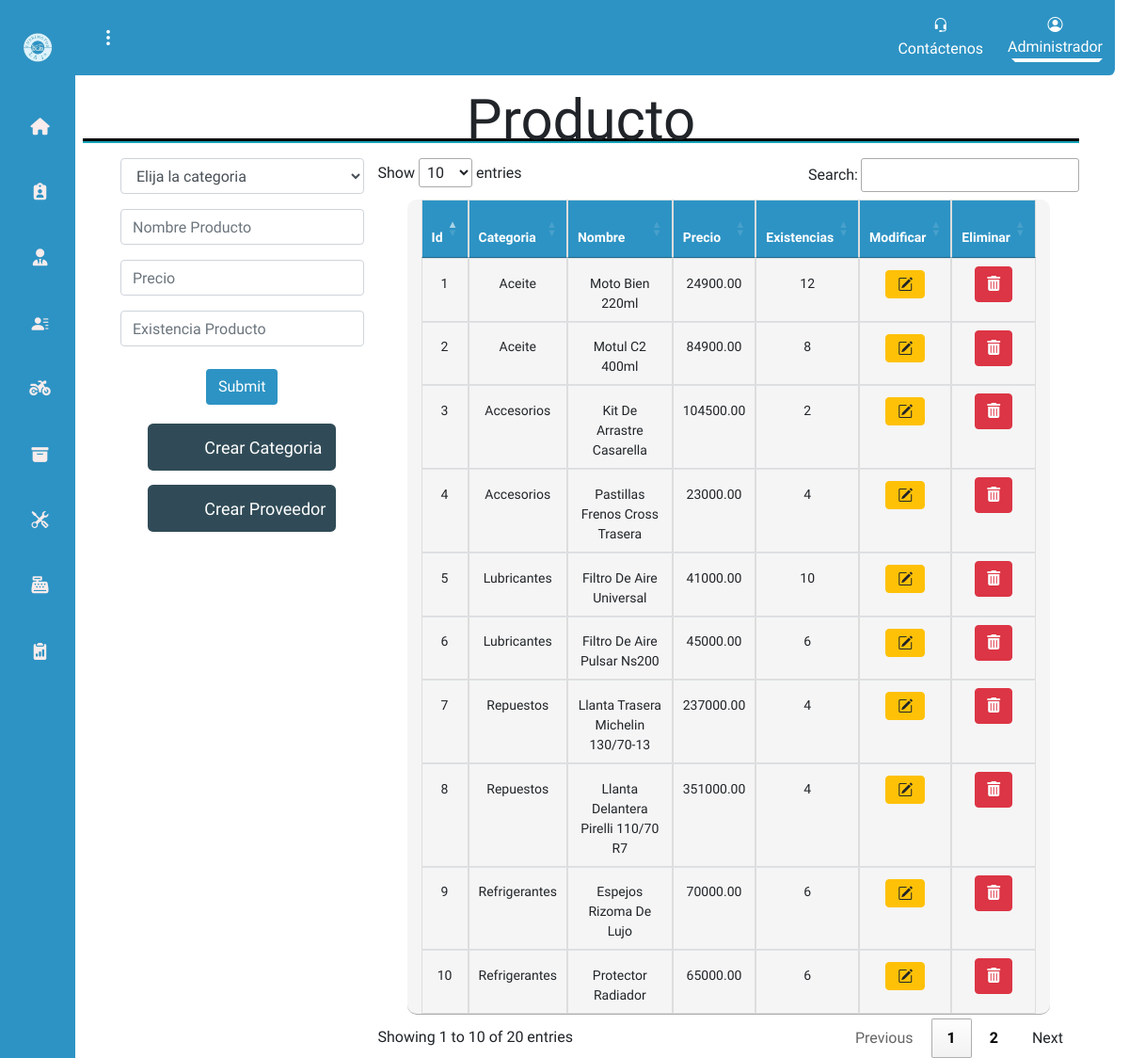
The page /?c=Producto (signed in) on the database its author committed.
### tables this page shows
CREATE TABLE IF NOT EXISTS PRODUCTOS (
  id_categoria INT NOT NULL,
  id_producto INT NOT NULL AUTO_INCREMENT,
  nombre_producto VARCHAR(50) NOT NULL,
  precio_producto DECIMAL(10,2) NOT NULL,
  exist_producto INT NOT NULL,
  INDEX ind_producto_categoria (id_categoria ASC),
  PRIMARY KEY (id_producto),
  CONSTRAINT fk_producto_categoria
    FOREIGN KEY (id_categoria)
    REFERENCES CATEGORIA (id_categoria)
    ON DELETE CASCADE
    ON UPDATE CASCADE);

CREATE TABLE IF NOT EXISTS CATEGORIA (
  id_categoria INT NOT NULL AUTO_INCREMENT,
  nombre_categoria VARCHAR(50) NOT NULL,
  PRIMARY KEY (id_categoria));

### controllers/Producto.php (called while the page is built, shortened)
<?php
    require_once "models/dao_model/Producto_dao.php";
    class Producto{
        private $productoDao;
        public function __construct(){
            $this->productoDao = new Producto_dao;
        }
        public function index(){
            $verProducto = $this->productoDao->verProductoDao();
            require_once "views/roles/admin/header_dash.php";
            require_once "views/modules/2_products/2_2producto/producto.view.php";
            require_once "views/roles/admin/footer.php";
        }
    }
?>

### models/Database.php (called while the page is built)
<?php
class DataBase{
        private $host;
        private $user;
        private $db;
        private $pass;
        private $port;
        private $option;
        public function __construct(){
            $this->host="dbinfotec.mysql.database.azure.com";
            $this->port="3306";
			$this->user="admin_1";
			$this->pass="Infotec123*";
			$this->db="infotec";
            $this->option= array(
                PDO::MYSQL_ATTR_SSL_CA => 'assets\docs\Base de datos\Certificado_SSL\DigiCertGlobalRootCA.crt.pem'
            );
        }
        function connection(){
            try{
                $pdo = new PDO("mysql:host=".$this->host.";dbname=".$this->db.";port=".$this->port,$this->user,$this->pass,$this->option);
                $pdo->setAttribute(PDO::ATTR_ERRMODE, PDO::ERRMODE_EXCEPTION);
            } catch(PDOException $e) {
                echo "Connection failed: " . $e->getMessage();
                die();
            }
            return $pdo;
        }
    }
?>

### models/dao_model/Producto_dao.php (called while the page is built, shortened)
<?php
    class Producto_dao{
        private $pdo;
        public function __construct(){
			try {
				$db = new DataBase();
                $this->pdo = $db->connection();
			} catch (Exception $e) {
				die($e->getMessage());
			}
		}
        public function verProductoDao(){
            $sql="SELECT p.id_categoria,p.id_producto,p.nombre_producto,p.precio_producto,p.exist_producto,c.id_categoria,c.nombre_categoria FROM productos p inner join categoria c on p.id_categoria=c.id_categoria;";
            $resultado = $this->pdo->query($sql);
			$verProducto = $resultado->fetchAll();
			return $verProducto;
        }
    }
?>

### views/modules/2_products/2_2producto/producto.view.php (the view, shortened to what this page needs)
<link rel="stylesheet" href="https://cdn.datatables.net/1.13.6/css/jquery.dataTables.min.css">
<body>
    <div class="container">
    <h1 class="titulos mt-1">Producto</h1>
    <hr>
        <div class="row tablas">
            <div class="col-md-3">
                <form method="post" action="?c=Producto" class="row g-3 needs-validation" novalidate>
                <select class="form-control mb-3" name="id_categoria" placeholder="Categoria" >
                    <option selected>Elija la categoria</option>
                    </select>
                    <input type="text" class="form-control mb-3" name="nombre_producto" placeholder="Nombre Producto">
                    <input type="number" class="form-control mb-3" name="precio_producto" placeholder="Precio">
                    <input type="text" class="form-control mb-3" name="exist_producto" placeholder="Existencia Producto">
                    <input type="submit" class="btn btn-enviar mt-2 ">
                </form>
                <div class="centarboton">
                    <div class="tamaño">
                    <td  class="text-center">
                        <a class="btn-otro btn-secondary" href="?c=Categoria"     style="border-top-width: 6px;margin-bottom: 5px;">
                            <i class="fas bi bi-columns-gap"></i>
                    <div class= "parrafo">Crear Categoria</div>
                    </a>
                    </td>
                </div> <div class="tamaño">
                    <td  class="text-center">
                        <a class="btn-otro btn-secondary" href="?c=Proveedor"     style="border-top-width: 6px;margin-bottom: 5px;">
                            <i class="fas bi bi-archive-fill"></i>
                    <div class= "parrafo">Crear Proveedor</div>
                    </a>
                    </td>
                </div>
            </div>
        </div>
        <div class="div col-md-9">
            <table id="tablaprod" class="table justify-content-center col-11 ">
                <thead>
                    <tr class="text-center">
                        <th scope="col">Id </th>
                        <th scope="col">Categoria</th>
                        <th scope="col">Nombre</th>
                        <th scope="col">Precio</th>
                        <th scope="col">Existencias</th>
                        <?php if ($_SESSION['rol'] == 1 ){?>
                        <th scope="col">Modificar</th>
                        <th scope="col">Eliminar</th>
                        <?php }?>
                    </tr>
                </thead>
                <tbody>
                    <?php foreach ($verProducto as $prod) { ?>
                    <tr>
                        <td class="text-center">
                            <?php echo $prod['id_producto']?>
                        </td>
                        <td class="text-center">
                            <?php echo $prod['nombre_categoria']?>
                        </td>
                        <td class="text-center">
                            <?php echo $prod['nombre_producto']?>
                        </td>
                        <td class="text-center">
                            <?php echo $prod['precio_producto']?>
                        </td><td class="text-center">
                            <?php echo $prod['exist_producto']?>
                        </td>
                        <?php if ($_SESSION['rol'] == 1 ){?>
                        <td class="text-center">
                            <a class="btn btn-warning" href="?c=Producto&a=editar_producto& id_producto=<?php echo $prod['id_producto']?>"><i class="bi bi-pencil-square"></i>
                            </a>
                        </td>
                        <td class="text-center">
                            <a class="btn btn-danger" href="?c=Producto&a=eliminar_producto& id_producto=<?php echo $prod['id_producto']?>"><i class="fa fa-trash"></i></a>
                        </td>
                        <?php }?>
                    </tr>
                        <?php
                        }
                        ?>
                </tbody>
            </div>
                </div>
</body>

### assets/css/styles-dashboard.css (style rules this page uses)
* { margin-right: 0; padding: 0; box-sizing: border-box; text-decoration: none; font-family: 'Roboto Condensed', sans-serif; }
html { min-width: 100wh; }
body { margin-left: 80px; transition: marging-left 300ms cubic-bezier(0.785, 0.135, 0.15, 0.86); margin-right: 15px; min-height: 100wh; background-position: center center; background-repeat:no-repeat ; background-size:cover ; }
.btn-otro { color: #ffffff; text-decoration: none; background-color: #304b57; display: grid; grid-template-columns: repeat(2, 2fr); grid-template-columns: 30% 70%; border-radius: 0.35rem; width: 200px; }
.parrafo { display: flex; align-items: center; height: 50px ; font-size: 18px; }
.tamaño { margin-top: 10px; display: flex; align-content: center; justify-content: center; }
div.row { max-width: 100%; max-height: 100vh; }
.btn-enviar { background-color: #2D93C4; color: white; position: relative; display: flex; align-items: center; }
i.bi, i.fas { display: flex; align-items: center; justify-content: center; }
div.row { max-width: 100%; }
.row form { display: flex; justify-content: center; }
.titulos { display: flex; align-items: center; justify-content: center; font-size: 60px; }
hr { background-color: #17a2b8; border: none; border-top: 3px solid#000000; height: 2px; width: 100%; margin-top: -25PX; }
.tablas { display: flex; align-items: flex-start; justify-content: flex-start; align-content: stretch; flex-wrap: wrap; flex-direction: row; margin-left: 40px; }
table { background-color: #f5f5f5; width: 100%; font-size: 14px; text-align: left; margin-bottom: 20px; border-collapse: collapse; border-radius: 10px; overflow: hidden; }
th, td { border: 1px solid #ddd; padding: 8px; text-align: left; height: 40px; }
th { background-color: #2D93C4; color: #fff;; }
.centarboton { display: grid; grid-template-columns: repeat(1, 3fr); align-content: center; margin-top: 15px; margin: 10px; }

### rows shown on the page
productos: id_producto "1", id_categoria.nombre_categoria "Aceite", nombre_producto "Moto Bien 220ml", precio_producto "24900.00", exist_producto "12"
productos: id_producto "2", id_categoria.nombre_categoria "Aceite", nombre_producto "Motul C2 400ml", precio_producto "84900.00", exist_producto "8"
productos: id_producto "3", id_categoria.nombre_categoria "Accesorios", nombre_producto "Kit De Arrastre Casarella", precio_producto "104500.00", exist_producto "2"
productos: id_producto "4", id_categoria.nombre_categoria "Accesorios", nombre_producto "Pastillas Frenos Cross Trasera", precio_producto "23000.00", exist_producto "4"
productos: id_producto "5", id_categoria.nombre_categoria "Lubricantes", nombre_producto "Filtro De Aire Universal", precio_producto "41000.00", exist_producto "10"
productos: id_producto "6", id_categoria.nombre_categoria "Lubricantes", nombre_producto "Filtro De Aire Pulsar Ns200", precio_producto "45000.00", exist_producto "6"
productos: id_producto "7", id_categoria.nombre_categoria "Repuestos", nombre_producto "Llanta Trasera Michelin 130/70-13", precio_producto "237000.00", exist_producto "4"
productos: id_producto "8", id_categoria.nombre_categoria "Repuestos", nombre_producto "Llanta Delantera Pirelli 110/70 R7", precio_producto "351000.00", exist_producto "4"
productos: id_producto "9", id_categoria.nombre_categoria "Refrigerantes", nombre_producto "Espejos Rizoma De Lujo", precio_producto "70000.00", exist_producto "6"
productos: id_producto "10", id_categoria.nombre_categoria "Refrigerantes", nombre_producto "Protector Radiador", precio_producto "65000.00", exist_producto "6"

### other values the page prints
$_SESSION['session'] "Administrador"
